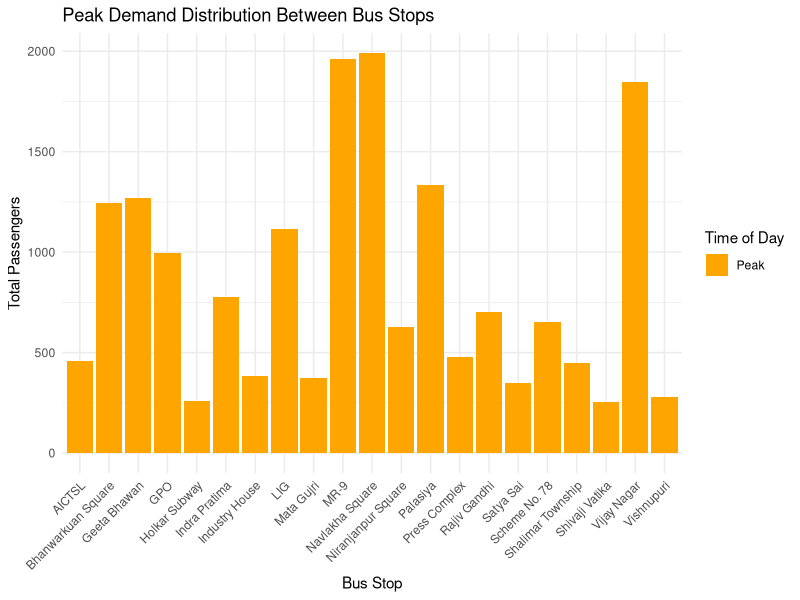
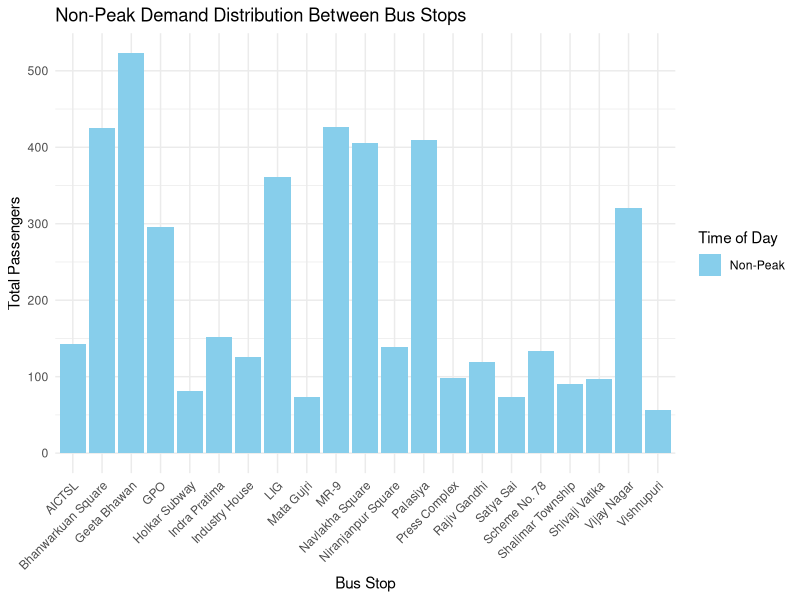
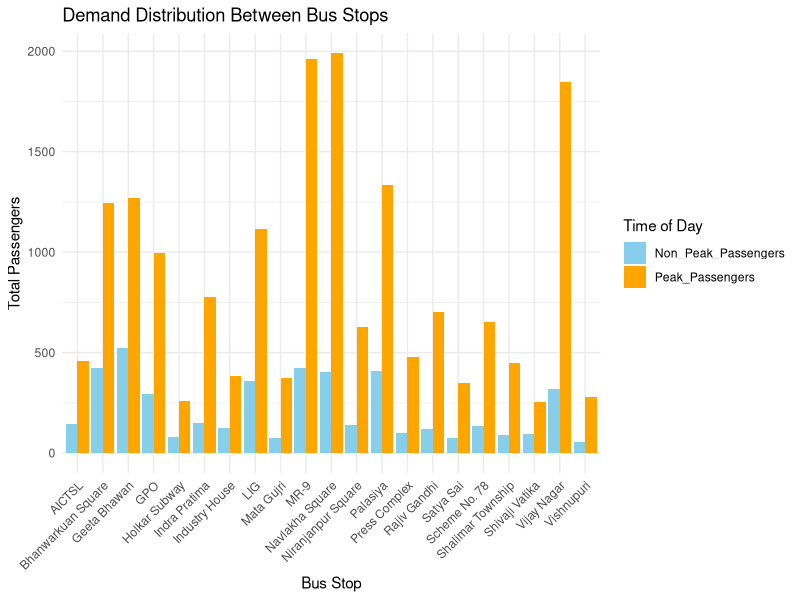
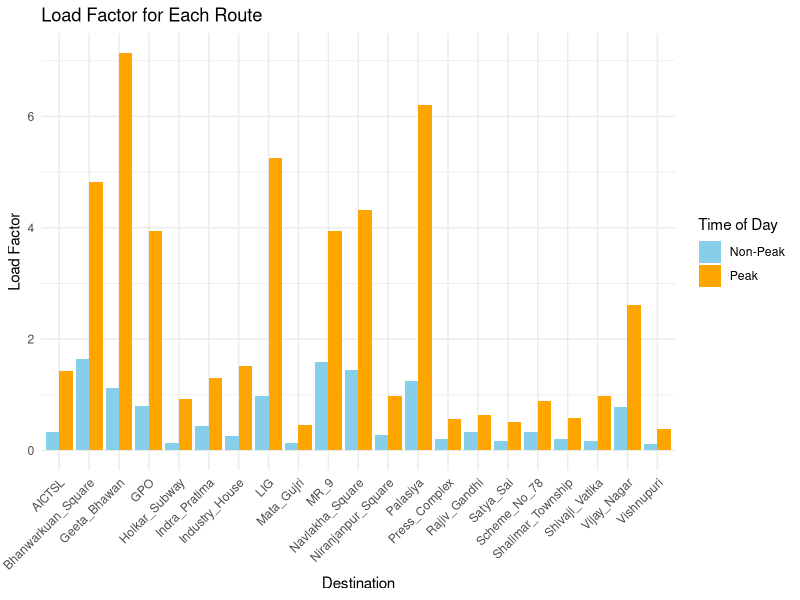
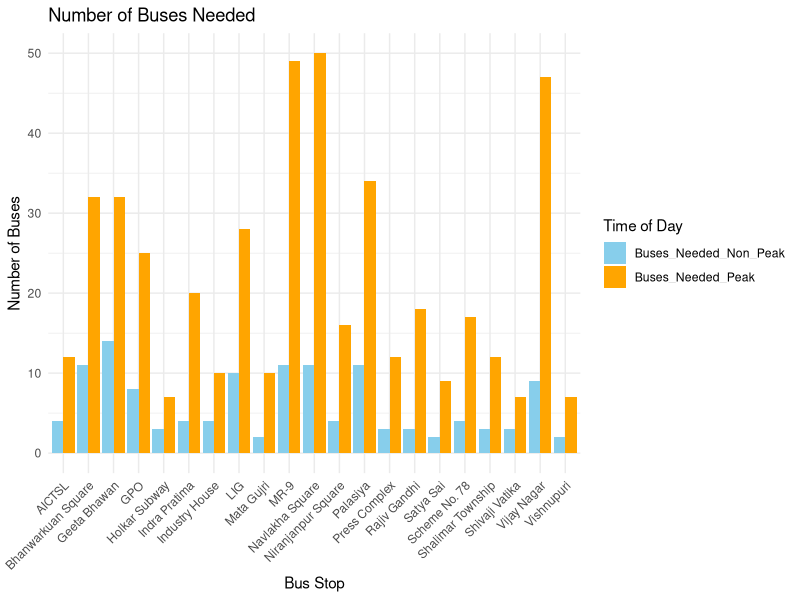

These figures' R source, in order:
## ---- chunk 1
library(tidyverse)

peakhours <- read.csv("CaseStudyExhibit5.csv")
head(peakhours)
## ---- chunk 2
nonpeakhours <- read.csv("CaseStudyExhibit6.csv")
head(nonpeakhours)
## ---- chunk 3
library(tidyverse)

# Clean and transform
# Remove the first two rows and rename the columns appropriately
df_peak_clean <- peakhours[-(1:2), ]

# Rename the columns
colnames(df_peak_clean) <- c("Bus_Stop", "Stop_Name", 
                             "Rajiv_Gandhi", "Mata_Gujri", "Vishnupuri", 
                             "Bhanwarkuan_Square", "Holkar_Subway", "Navlakha_Square", 
                             "Indra_Pratima", "GPO", "Shivaji_Vatika", 
                             "AICTSL", "Geeta_Bhawan", "Palasiya", 
                             "Industry_House", "LIG", "Press_Complex", 
                             "MR_9", "Vijay_Nagar", "Satya_Sai", 
                             "Shalimar_Township", "Scheme_No_78", "Niranjanpur_Square")

# Convert to appropriate types
df_peak_clean <- df_peak_clean %>%
  mutate(across(c(Bus_Stop), as.integer)) %>%
  mutate(across(starts_with("Rajiv_Gandhi"):starts_with("Niranjanpur_Square"), as.numeric))

# Convert to long format
df_peak_long <- df_peak_clean %>%
  pivot_longer(cols = starts_with("Rajiv_Gandhi"):starts_with("Niranjanpur_Square"),
               names_to = "Destination", values_to = "Passengers")

# Analyze the distribution of demand between different bus stops
total_demand_peak <- df_peak_long %>%
  group_by(Bus_Stop, Stop_Name) %>%
  summarize(Total_Passengers = sum(Passengers, na.rm = TRUE))

# Clean and transform
df_nonpeak_clean <- nonpeakhours[-(1:2), ]

# Rename the columns
colnames(df_nonpeak_clean) <- c("Bus_Stop", "Stop_Name", 
                                "Rajiv_Gandhi", "Mata_Gujri", "Vishnupuri", 
                                "Bhanwarkuan_Square", "Holkar_Subway", "Navlakha_Square", 
                                "Indra_Pratima", "GPO", "Shivaji_Vatika", 
                                "AICTSL", "Geeta_Bhawan", "Palasiya", 
                                "Industry_House", "LIG", "Press_Complex", 
                                "MR_9", "Vijay_Nagar", "Satya_Sai", 
                                "Shalimar_Township", "Scheme_No_78", "Niranjanpur_Square")

# Convert to appropriate types
df_nonpeak_clean <- df_nonpeak_clean %>%
  mutate(across(c(Bus_Stop), as.integer)) %>%
  mutate(across(starts_with("Rajiv_Gandhi"):starts_with("Niranjanpur_Square"), as.numeric))

# Convert to long format
df_nonpeak_long <- df_nonpeak_clean %>%
  pivot_longer(cols = starts_with("Rajiv_Gandhi"):starts_with("Niranjanpur_Square"),
               names_to = "Destination", values_to = "Passengers")

# Total demand for non-peak hours
total_demand_nonpeak <- df_nonpeak_long %>%
  group_by(Bus_Stop, Stop_Name) %>%
  summarize(Total_Passengers = sum(Passengers, na.rm = TRUE))

# Compare the total demand between peak and non-peak hours
demand_comparison <- total_demand_nonpeak %>%
  rename(Non_Peak_Passengers = Total_Passengers) %>%
  left_join(total_demand_peak %>% rename(Peak_Passengers = Total_Passengers), 
            by = c("Bus_Stop", "Stop_Name"))


# print(demand_comparison)

# Plot peak demand
ggplot(total_demand_peak, aes(x = Stop_Name, y = Total_Passengers, fill = "Peak")) +
  geom_col(position = position_dodge(width = 0.9)) +
  labs(title = "Peak Demand Distribution Between Bus Stops", 
       x = "Bus Stop", 
       y = "Total Passengers", 
       fill = "Time of Day") +
  theme_minimal() +
  theme(axis.text.x = element_text(angle = 45, hjust = 1)) +
  scale_fill_manual(values = c("Peak" = "orange"))

# Plot non-peak demand
ggplot(total_demand_nonpeak, aes(x = Stop_Name, y = Total_Passengers, fill = "Non-Peak")) +
  geom_col(position = position_dodge(width = 0.9)) +
  labs(title = "Non-Peak Demand Distribution Between Bus Stops", 
       x = "Bus Stop", 
       y = "Total Passengers", 
       fill = "Time of Day") +
  theme_minimal() +
  theme(axis.text.x = element_text(angle = 45, hjust = 1)) +
  scale_fill_manual(values = c("Non-Peak" = "skyblue"))
## ---- chunk 4
# Combine peak and non-peak data
demand_comparison <- total_demand_peak %>%
  rename(Peak_Passengers = Total_Passengers) %>%
  left_join(total_demand_nonpeak %>% rename(Non_Peak_Passengers = Total_Passengers), 
            by = c("Bus_Stop", "Stop_Name"))

# Convert to long format for plotting
demand_comparison_long <- demand_comparison %>%
  pivot_longer(cols = c("Peak_Passengers", "Non_Peak_Passengers"),
               names_to = "Time_Period", values_to = "Total_Passengers") %>%
  mutate(Time_Period = factor(Time_Period, levels = c("Non_Peak_Passengers", "Peak_Passengers")))

# Visualize demand distribution
ggplot(demand_comparison_long, aes(x = Stop_Name, y = Total_Passengers, fill = Time_Period)) +
  geom_col(position = position_dodge(width = 0.9)) +
  labs(title = "Demand Distribution Between Bus Stops", 
       x = "Bus Stop", 
       y = "Total Passengers", 
       fill = "Time of Day") +
  theme_minimal() +
  theme(axis.text.x = element_text(angle = 45, hjust = 1)) +  # Rotate labels
  scale_fill_manual(values = c("Non_Peak_Passengers" = "skyblue", "Peak_Passengers" = "orange"))  # Set colors
## ---- chunk 5
bus_capacity <- 51
# Calculate the load factor for each route
load_factor_non_peak <- df_nonpeak_long %>%
  mutate(Load_Factor = Passengers / bus_capacity)

load_factor_peak <- df_peak_long %>%
  mutate(Load_Factor = Passengers / bus_capacity)

load_factor_combined <- bind_rows(
  load_factor_non_peak %>% mutate(Time_Period = "Non-Peak"),
  load_factor_peak %>% mutate(Time_Period = "Peak")
)

# Visualize load factors
ggplot(load_factor_combined, aes(x = Destination, y = Load_Factor, fill = Time_Period)) +
  geom_col(position = position_dodge(width = 0.9)) +
  labs(title = "Load Factor for Each Route", 
       x = "Destination", 
       y = "Load Factor", 
       fill = "Time of Day") +
  theme_minimal() +
  theme(axis.text.x = element_text(angle = 45, hjust = 1)) +  # Rotate labels
  scale_fill_manual(values = c("Non-Peak" = "skyblue", "Peak" = "orange"))  # Set colors
## ---- chunk 6
# Estimate the number of buses required (assuming a bus capacity of 40 passengers)
bus_capacity <- 40
demand_comparison <- demand_comparison %>%
  mutate(
    Buses_Needed_Non_Peak = ceiling(Non_Peak_Passengers / bus_capacity),
    Buses_Needed_Peak = ceiling(Peak_Passengers / bus_capacity)
  )

# Reshape data for plotting
demand_comparison_long <- demand_comparison %>%
  pivot_longer(cols = c(Buses_Needed_Non_Peak, Buses_Needed_Peak),
               names_to = "Time_of_Day", values_to = "Buses_Needed")

# Plotting
ggplot(demand_comparison_long, aes(x = Stop_Name, y = Buses_Needed, fill = Time_of_Day)) +
  geom_col(position = position_dodge(width = 0.9)) +
  labs(title = "Number of Buses Needed",
       x = "Bus Stop",
       y = "Number of Buses",
       fill = "Time of Day") +
  theme_minimal() +
  theme(axis.text.x = element_text(angle = 45, hjust = 1)) +  # Rotate labels
  scale_fill_manual(values = c("Buses_Needed_Non_Peak" = "skyblue", "Buses_Needed_Peak" = "orange"))  # Set colors
